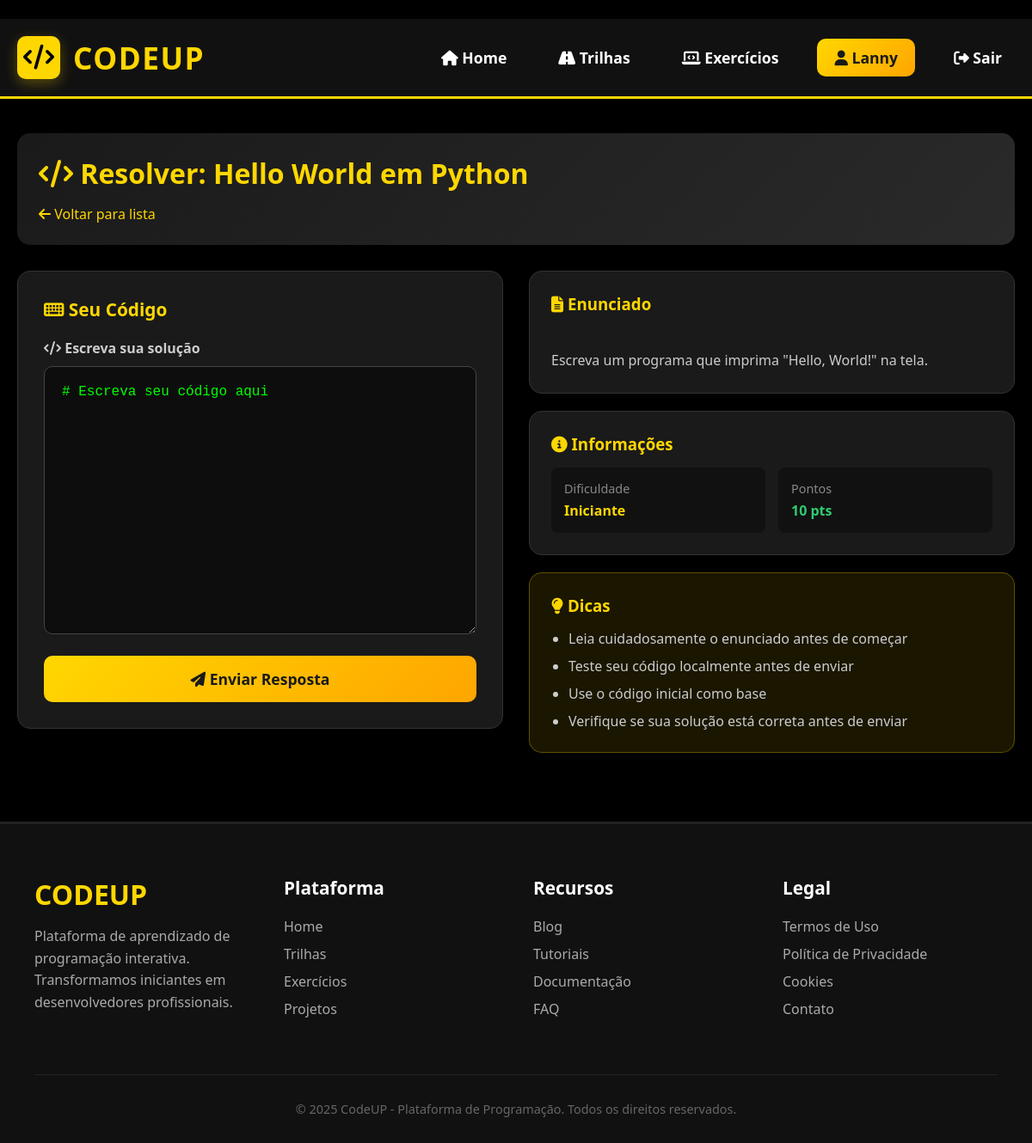
Page /exercicios/1/resolver/ (signed in) on the committed database.
### exercicios/models.py (models this page shows, shortened)
class Exercicio(models.Model):
    modulo = models.ForeignKey('trilhas.Modulo', on_delete=models.CASCADE, related_name='exercicios')
    titulo = models.CharField(max_length=200)
    enunciado = models.TextField()
    codigo_inicial = models.TextField(blank=True)
    resposta_correta = models.TextField()
    pontos = models.IntegerField(default=10)
    dificuldade = models.CharField(max_length=20, choices=[
        ('facil', 'Fácil'),
        ('medio', 'Médio'),
        ('dificil', 'Difícil'),
    ])

### exercicios/views.py (the view)
# urls.py: path('<int:exercicio_id>/resolver/', views.resolver_exercicio, name='resolver'),
@login_required
def resolver_exercicio(request, exercicio_id):
    exercicio = get_object_or_404(Exercicio, id=exercicio_id)
    resposta_existente = RespostaAluno.objects.filter(
        aluno=request.user,
        exercicio=exercicio
    ).first()
    if request.method == 'POST':
        resposta_texto = request.POST.get('resposta', '').strip()
        if not resposta_texto:
            messages.error(request, 'Digite uma resposta antes de verificar!')
            return render(request, 'exercicios/resolver_exercicio.html', {
                'exercicio': exercicio,
                'resposta_existente': resposta_existente,
            })
        tempo_gasto = 0
        if 'start_time' in request.session:
            tempo_gasto = int(time.time() - request.session['start_time'])
        if resposta_existente:
            resposta = resposta_existente
            resposta.tentativas += 1
        else:
            resposta = RespostaAluno(
                aluno=request.user,
                exercicio=exercicio,
                tentativas=1
            )
        resposta.resposta = resposta_texto
        resposta.tempo_gasto = tempo_gasto
        resultado = verificar_resposta(resposta_texto, exercicio.resposta_correta)
        resposta.status = resultado['status']
        resposta.pontos_ganhos = resultado['pontos']
        resposta.save()
        if resultado['status'] == 'correto':
            try:
                perfil = request.user.perfil
                perfil.ganhar_xp(exercicio.pontos)
                perfil.exercicios_resolvidos += 1
                perfil.save()
                messages.success(request, f'? Parabéns! Resposta correta! +{exercicio.pontos} XP')
            except:
                messages.success(request, '? Parabéns! Resposta correta!')
        return render(request, 'exercicios/resultado.html', {
            'exercicio': exercicio,
            'resposta': resposta,
            'resultado': resultado
        })
    else:
        request.session['start_time'] = time.time()
        return render(request, 'exercicios/resolver_exercicio.html', {
            'exercicio': exercicio,
            'resposta_existente': resposta_existente,
        })

### codeup/context_processors.py (called while the page is built)
def site_info(request):
    from django.conf import settings
    return {
        'SITE_NAME': getattr(settings, 'SITE_NAME', 'CodeUP'),
        'SITE_DESCRIPTION': getattr(settings, 'SITE_DESCRIPTION', 'Plataforma de aprendizado'),
        'SITE_VERSION': getattr(settings, 'SITE_VERSION', '1.0.0'),
        'SITE_URL': getattr(settings, 'SITE_URL', 'http://localhost:8000'),
        'DEBUG': settings.DEBUG,
    }

### exercicios/templates/exercicios/resolver_exercicio.html (shortened to what this page needs)
{% extends 'base.html' %}
{% block content %}
<div class="container">
    <div style="background: linear-gradient(135deg, #1a1a1a 0%, #2a2a2a 100%); border-radius: 15px; padding: 25px; margin-bottom: 30px;">
        <h1 style="color: #FFD700; margin-bottom: 15px;">
            <i class="fas fa-code"></i> Resolver: {{ exercicio.titulo }}
        </h1>
        <div style="color: #cccccc;">
            <a href="/exercicios/" style="color: #FFD700; text-decoration: none;">
                <i class="fas fa-arrow-left"></i> Voltar para lista
            </a>
        </div>
    </div>
    <div style="display: grid; grid-template-columns: 1fr 1fr; gap: 30px; margin-bottom: 40px;">
        <div style="background: #1a1a1a; border-radius: 15px; padding: 30px; border: 1px solid #333333; height: fit-content;">
            <h2 style="color: #FFD700; margin-bottom: 20px; font-size: 1.3rem;">
                <i class="fas fa-keyboard"></i> Seu Código
            </h2>
            <form method="post">
                <div style="margin-bottom: 25px;">
                    <label style="display: block; color: #cccccc; margin-bottom: 10px; font-weight: bold;">
                        <i class="fas fa-code"></i> Escreva sua solução
                    </label>
                    <textarea name="resposta" rows="15"
                        style="width: 100%; padding: 20px; border-radius: 10px; background: #0d0d0d; color: #00ff00; font-family: 'Courier New', monospace; font-size: 1rem; border: 1px solid #444444; resize: vertical;"
                        placeholder="# Escreva seu código Python aqui">{{ exercicio.codigo_inicial }}</textarea>
                </div>
                <button type="submit" class="btn" style="width: 100%; padding: 15px; font-size: 1.1rem;">
                    <i class="fas fa-paper-plane"></i> Enviar Resposta
                </button>
            </form>
        </div>
        <div>
            <div style="background: #1a1a1a; border-radius: 15px; padding: 25px; margin-bottom: 20px; border: 1px solid #333333;">
                <h3 style="color: #FFD700; margin-bottom: 15px;">
                    <i class="fas fa-file-alt"></i> Enunciado
                </h3>
                <div style="color: #cccccc; line-height: 1.6; white-space: pre-line;">
                    {{ exercicio.enunciado }}
                </div>
            </div>
            <div style="background: #1a1a1a; border-radius: 15px; padding: 25px; margin-bottom: 20px; border: 1px solid #333333;">
                <h3 style="color: #FFD700; margin-bottom: 15px;">
                    <i class="fas fa-info-circle"></i> Informações
                </h3>
                <div style="display: grid; grid-template-columns: 1fr 1fr; gap: 15px;">
                    <div style="background: #111111; padding: 15px; border-radius: 8px;">
                        <div style="color: #888888; font-size: 0.9rem; margin-bottom: 5px;">
                            Dificuldade
                        </div>
                        <div style="color: #FFD700; font-weight: bold;">
                            {{ exercicio.dificuldade|title }}
                        </div>
                    </div>
                    <div style="background: #111111; padding: 15px; border-radius: 8px;">
                        <div style="color: #888888; font-size: 0.9rem; margin-bottom: 5px;">
                            Pontos
                        </div>
                        <div style="color: #2ecc71; font-weight: bold;">
                            {{ exercicio.pontos }} pts
                        </div>
                    </div>
                </div>
            </div>
            <div style="background: rgba(255, 215, 0, 0.1); border-radius: 15px; padding: 25px; border: 1px solid rgba(255, 215, 0, 0.3);">
                <h3 style="color: #FFD700; margin-bottom: 15px;">
                    <i class="fas fa-lightbulb"></i> Dicas
                </h3>
                <ul style="color: #cccccc; padding-left: 20px;">
                    <li style="margin-bottom: 10px;">Leia cuidadosamente o enunciado antes de começar</li>
                    <li style="margin-bottom: 10px;">Teste seu código localmente antes de enviar</li>
                    <li style="margin-bottom: 10px;">Use o código inicial como base</li>
                    <li>Verifique se sua solução está correta antes de enviar</li>
                </ul>
            </div>
        </div>
    </div>
</div>
{% endblock %}

### templates/base.html (shortened to what this page needs)
<!DOCTYPE html>
<html lang="pt-BR">
<head>
    <link rel="stylesheet" href="https://cdnjs.cloudflare.com/ajax/libs/font-awesome/6.4.0/css/all.min.css">
</head>
<body>
    <header class="header">
        <div class="container">
            <div class="nav-container">
                <a href="{% url 'inicio' %}" class="logo">
                    <div class="logo-icon">
                        <i class="fas fa-code"></i>
                    </div>
                    <div class="logo-text">CODEUP</div>
                </a>
                <div class="nav-links">
                    <a href="{% url 'inicio' %}" class="nav-link {% if request.path == '/' %}active{% endif %}">
                        <i class="fas fa-home"></i> Home
                    </a>
                    <a href="{% url 'trilhas:lista' %}" class="nav-link">
                        <i class="fas fa-road"></i> Trilhas
                    </a>
                    <a href="{% url 'exercicios:lista' %}" class="nav-link">
                        <i class="fas fa-laptop-code"></i> Exercícios
                    </a>
                    {% if user.is_authenticated %}
                        <a href="{% url 'usuarios:perfil' %}" class="btn" style="padding: 10px 20px;">
                            <i class="fas fa-user"></i> {{ user.username }}
                        </a>
                        <a href="{% url 'usuarios:logout' %}" class="nav-link">
                            <i class="fas fa-sign-out-alt"></i> Sair
                        </a>
                    {% endif %}
                </div>
            </div>
        </div>
    </header>
    <main class="main-content">
        {% block content %}
        {% endblock %}
    </main>
    <footer class="footer" style="background-color: #111111; padding: 60px 20px 30px; border-top: 3px solid #222222;">
        <div class="container">
            <div class="footer-content" style="display: grid; grid-template-columns: repeat(auto-fit, minmax(250px, 1fr)); gap: 40px; margin-bottom: 40px;">
                <div class="footer-about">
                    <div class="footer-logo" style="font-size: 2rem; color: #FFD700; font-weight: bold; margin-bottom: 15px;">CODEUP</div>
                    <p class="footer-description" style="color: #aaaaaa; margin-bottom: 20px; line-height: 1.6;">
                        Plataforma de aprendizado de programação interativa.
                        Transformamos iniciantes em desenvolvedores profissionais.
                    </p>
                </div>
                <div class="footer-section">
                    <h3 style="color: #ffffff; margin-bottom: 20px; font-size: 1.3rem;">Plataforma</h3>
                    <div class="footer-links">
                        <a href="{% url 'inicio' %}" style="color: #aaaaaa; text-decoration: none; display: block; margin-bottom: 10px; transition: color 0.3s;">Home</a>
                        <a href="{% url 'trilhas:lista' %}" style="color: #aaaaaa; text-decoration: none; display: block; margin-bottom: 10px; transition: color 0.3s;">Trilhas</a>
                        <a href="{% url 'exercicios:lista' %}" style="color: #aaaaaa; text-decoration: none; display: block; margin-bottom: 10px; transition: color 0.3s;">Exercícios</a>
                        <a href="#" style="color: #aaaaaa; text-decoration: none; display: block; margin-bottom: 10px; transition: color 0.3s;">Projetos</a>
                    </div>
                </div>
                <div class="footer-section">
                    <h3 style="color: #ffffff; margin-bottom: 20px; font-size: 1.3rem;">Recursos</h3>
                    <div class="footer-links">
                        <a href="#" style="color: #aaaaaa; text-decoration: none; display: block; margin-bottom: 10px; transition: color 0.3s;">Blog</a>
                        <a href="#" style="color: #aaaaaa; text-decoration: none; display: block; margin-bottom: 10px; transition: color 0.3s;">Tutoriais</a>
                        <a href="#" style="color: #aaaaaa; text-decoration: none; display: block; margin-bottom: 10px; transition: color 0.3s;">Documentação</a>
                        <a href="#" style="color: #aaaaaa; text-decoration: none; display: block; margin-bottom: 10px; transition: color 0.3s;">FAQ</a>
                    </div>
                </div>
                <div class="footer-section">
                    <h3 style="color: #ffffff; margin-bottom: 20px; font-size: 1.3rem;">Legal</h3>
                    <div class="footer-links">
                        <a href="#" style="color: #aaaaaa; text-decoration: none; display: block; margin-bottom: 10px; transition: color 0.3s;">Termos de Uso</a>
                        <a href="#" style="color: #aaaaaa; text-decoration: none; display: block; margin-bottom: 10px; transition: color 0.3s;">Política de Privacidade</a>
                        <a href="#" style="color: #aaaaaa; text-decoration: none; display: block; margin-bottom: 10px; transition: color 0.3s;">Cookies</a>
                        <a href="#" style="color: #aaaaaa; text-decoration: none; display: block; margin-bottom: 10px; transition: color 0.3s;">Contato</a>
                    </div>
                </div>
            </div>
            <div class="copyright" style="text-align: center; color: #666666; margin-top: 50px; padding-top: 30px; border-top: 1px solid #222222; font-size: 0.9rem;">
                <p>© 2025 CodeUP - Plataforma de Programação. Todos os direitos reservados.</p>
            </div>
        </div>
    </footer>
</body>
</html>

### templates/base.html (style rules this page uses)
* { margin: 0; padding: 0; box-sizing: border-box; font-family: 'Segoe UI', Tahoma, Geneva, Verdana, sans-serif; }
body { background-color: #000000; color: #f0f0f0; min-height: 100vh; }
.header { background-color: #111111; border-bottom: 3px solid #FFD700; padding: 20px 0; position: sticky; top: 0; z-index: 1000; box-shadow: 0 5px 20px rgba(0, 0, 0, 0.5); }
.container { max-width: 1200px; margin: 0 auto; padding: 0 20px; }
.nav-container { display: flex; justify-content: space-between; align-items: center; }
.logo { display: flex; align-items: center; gap: 15px; text-decoration: none; }
.logo-icon { background-color: #FFD700; color: #000000; width: 50px; height: 50px; border-radius: 10px; display: flex; align-items: center; justify-content: center; font-size: 1.8rem; font-weight: bold; box-shadow: 0 5px 15px rgba(255, 215, 0, 0.3); }
.logo-text { font-size: 2.2rem; font-weight: 900; color: #FFD700; letter-spacing: 1.5px; }
.nav-links { display: flex; gap: 30px; align-items: center; }
.nav-link { color: #ffffff; text-decoration: none; font-weight: 600; font-size: 1.1rem; transition: all 0.3s; padding: 8px 15px; border-radius: 8px; }
.btn { display: inline-block; padding: 12px 25px; background-color: #FFD700; color: #000000; text-decoration: none; border-radius: 10px; font-weight: bold; font-size: 1.1rem; transition: all 0.3s; border: none; cursor: pointer; }
.main-content { min-height: calc(100vh - 400px); padding: 40px 0; }

### exercicios/templates/exercicios/resolver_exercicio.html (style rules this page uses)
.btn { background: linear-gradient(135deg, #FFD700 0%, #FFA500 100%); color: #1a1a1a; border: none; border-radius: 10px; font-weight: bold; cursor: pointer; transition: transform 0.2s, box-shadow 0.2s; }

### rows in the picture
Exercicio: titulo "Hello World em Python", resposta "# Escreva seu código aqui", enunciado "Escreva um programa que imprima \"Hello, World!\" na tela.", dificuldade "Iniciante", pontos "10"

### other values in the picture
{{ user.username }} "Lanny"
